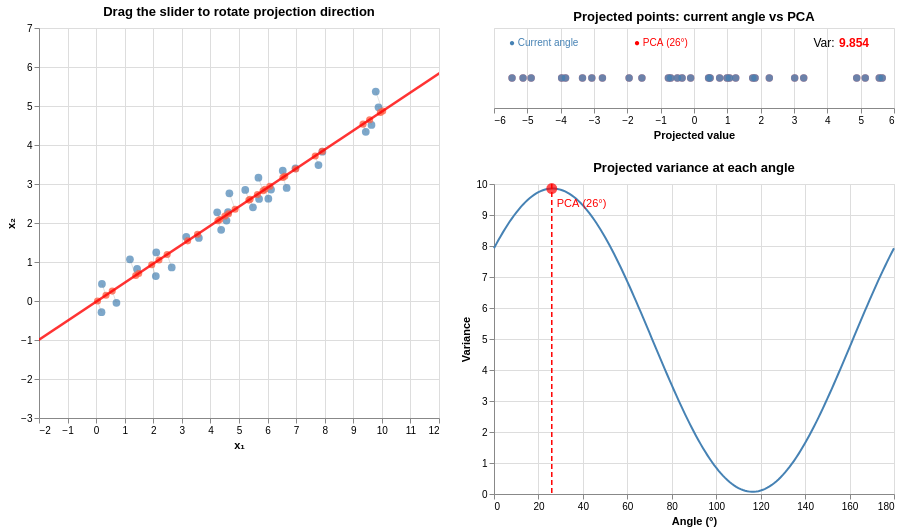

Notebook source saved alongside this figure:
### Markdown cell above
### Interactive PCA: Why This Direction?

Before comparing PCA and KPCA, let's build intuition for what PCA actually optimizes. The data below follows a linear relationship ($y \approx 0.5x + \text{noise}$), the same data we will analyze in Dataset 1.

Drag the slider to rotate the projection axis. The left panel shows original points (blue) and their projections onto the axis (orange). The right panels show the 1D projected distribution and the variance at each angle. PCA picks the angle that maximizes this variance.

### Code cell
import altair as alt
import pandas as pd

alt.data_transformers.disable_max_rows()

# Generate data
np.random.seed(0)
X_demo = np.random.uniform(0, 10, size=(30, 2))
X_demo[:, 1] = 0.5 * X_demo[:, 0] + np.random.uniform(-0.5, 0.5, 30)
X_c = X_demo - X_demo.mean(axis=0)
mu = X_demo.mean(axis=0)

# PCA solution
S = cov_matrix(X_demo)
eigvals, eigvecs = np.linalg.eigh(S)
idx_sort = np.argsort(eigvals)[::-1]
eigvals = eigvals[idx_sort]; eigvecs = eigvecs[:, idx_sort]
pca_angle = int(np.degrees(np.arctan2(eigvecs[1, 0], eigvecs[0, 0])) % 180)

# PCA projection (fixed reference)
w_pca = np.array([np.cos(np.radians(pca_angle)), np.sin(np.radians(pca_angle))])
pca_proj_vals = X_c @ w_pca

# Precompute for all angles
rows_data = []
rows_var = []
rows_line = []

for angle in range(0, 180):
    rad = np.radians(angle)
    w = np.array([np.cos(rad), np.sin(rad)])
    proj_vals = X_c @ w
    proj_pts = mu + np.outer(proj_vals, w)
    var = float(np.var(proj_vals))

    for j in range(len(X_demo)):
        rows_data.append({
            'angle': angle,
            'x_orig': float(X_demo[j, 0]), 'y_orig': float(X_demo[j, 1]),
            'x_proj': float(proj_pts[j, 0]), 'y_proj': float(proj_pts[j, 1]),
            'proj_val': float(proj_vals[j]),
            'pca_proj_val': float(pca_proj_vals[j]),
        })
    rows_var.append({'angle': angle, 'variance': var})
    for t in [-15, 15]:
        rows_line.append({
            'angle': angle,
            'x_line': float(mu[0] + t * w[0]),
            'y_line': float(mu[1] + t * w[1])
        })

# Duplicate 0 as 180
for r in [r.copy() for r in rows_data if r['angle'] == 0]:
    r['angle'] = 180; rows_data.append(r)
for r in [r.copy() for r in rows_var if r['angle'] == 0]:
    r['angle'] = 180; rows_var.append(r)
for r in [r.copy() for r in rows_line if r['angle'] == 0]:
    r['angle'] = 180; rows_line.append(r)

df_data = pd.DataFrame(rows_data)
df_var = pd.DataFrame(rows_var)
df_line = pd.DataFrame(rows_line)

# Slider
slider = alt.binding_range(min=0, max=180, step=1, name='Projection Angle (°): ')
sel = alt.selection_point(fields=['angle'], bind=slider, value=pca_angle)

# --- Left: data + projection ---
original = alt.Chart(df_data).transform_filter(sel).mark_circle(size=60, opacity=0.7).encode(
    x=alt.X('x_orig:Q', title='x\u2081', scale=alt.Scale(domain=[-2, 12])),
    y=alt.Y('y_orig:Q', title='x\u2082', scale=alt.Scale(domain=[-3, 7])),
    color=alt.value('steelblue')
)
projected = alt.Chart(df_data).transform_filter(sel).mark_circle(size=50, opacity=0.8).encode(
    x='x_proj:Q', y='y_proj:Q', color=alt.value('tomato')
)
drop = alt.Chart(df_data).transform_filter(sel).mark_rule(strokeWidth=0.8, opacity=0.3).encode(
    x='x_orig:Q', y='y_orig:Q', x2='x_proj:Q', y2='y_proj:Q', color=alt.value('gray')
)
proj_line = alt.Chart(df_line).transform_filter(sel).mark_line(
    strokeWidth=2.5, opacity=0.8, clip=True
).encode(x='x_line:Q', y='y_line:Q', color=alt.value('red'))

left = (original + projected + drop + proj_line).add_params(sel).properties(
    width=400, height=390, title='Drag the slider to rotate projection direction'
)

# --- Top right: 1D strip, same row, PCA=red, current=blue ---
strip_current = alt.Chart(df_data).transform_filter(sel).mark_circle(size=55, opacity=0.8).encode(
    x=alt.X('proj_val:Q', title='Projected value', scale=alt.Scale(domain=[-6, 6])),
    y=alt.value(50),
    color=alt.value('steelblue')
)
strip_pca = alt.Chart(df_data).transform_filter(sel).mark_circle(size=55, opacity=0.5).encode(
    x=alt.X('pca_proj_val:Q', scale=alt.Scale(domain=[-6, 6])),
    y=alt.value(50),
    color=alt.value('red')
)
# Legend labels
label_current = alt.Chart(pd.DataFrame({'t': ['● Current angle']})).mark_text(
    fontSize=10, color='steelblue', align='left'
).encode(x=alt.value(15), y=alt.value(15), text='t:N')
label_pca = alt.Chart(pd.DataFrame({'t': [f'● PCA ({pca_angle}°)']})).mark_text(
    fontSize=10, color='red', align='left'
).encode(x=alt.value(140), y=alt.value(15), text='t:N')
# Variance
var_text = alt.Chart(df_var).transform_filter(sel).mark_text(
    fontSize=12, fontWeight='bold', color='red'
).encode(x=alt.value(360), y=alt.value(15), text=alt.Text('variance:Q', format='.3f'))
var_prefix = alt.Chart(pd.DataFrame({'t': ['Var: ']})).mark_text(
    fontSize=12, color='black'
).encode(x=alt.value(330), y=alt.value(15), text='t:N')

middle = (strip_pca + strip_current + label_current + label_pca + var_text + var_prefix).properties(
    width=400, height=80, title='Projected points: current angle vs PCA'
)

# --- Bottom right: variance curve ---
var_curve = alt.Chart(df_var).mark_line(color='steelblue', strokeWidth=2).encode(
    x=alt.X('angle:Q', title='Angle (°)', scale=alt.Scale(domain=[0, 180])),
    y=alt.Y('variance:Q', title='Variance')
)
var_marker = alt.Chart(df_var).transform_filter(sel).mark_circle(size=120, color='red').encode(
    x='angle:Q', y='variance:Q'
)
pca_ref = alt.Chart(pd.DataFrame({'angle': [pca_angle]})).mark_rule(
    color='red', strokeDash=[5, 3], strokeWidth=1.5
).encode(x='angle:Q')
pca_label = alt.Chart(pd.DataFrame({
    'angle': [pca_angle], 'y': [float(max(r['variance'] for r in rows_var)) * 0.95],
    'label': [f'PCA ({pca_angle}°)']
})).mark_text(color='red', fontSize=11, align='left', dx=5).encode(
    x='angle:Q', y='y:Q', text='label:N'
)

right = (var_curve + var_marker + pca_ref + pca_label).properties(
    width=400, height=310, title='Projected variance at each angle'
)

left | (middle & right)

### Figure 1 — Vega-Lite specification as saved in the notebook (floating-point values rounded to 4 significant figures; data arrays with more than 128 entries replaced by an {"elided": "..."} marker saying what was removed)
{"config": {"view": {"continuousWidth": 300, "continuousHeight": 300}}, "hconcat": [{"layer": [{"mark": {"type": "circle", "opacity": 0.7, "size": 60}, "encoding": {"color": {"value": "steelblue"}, "x": {"field": "x_orig", "scale": {"domain": [-2, 12]}, "title": "x₁", "type": "quantitative"}, "y": {"field": "y_orig", "scale": {"domain": [-3, 7]}, "title": "x₂", "type": "quantitative"}}, "name": "view_8b78b15e47871b2f_0", "transform": [{"filter": {"param": "param_1cd4fc318680e8bb"}}]}, {"mark": {"type": "circle", "opacity": 0.8, "size": 50}, "encoding": {"color": {"value": "tomato"}, "x": {"field": "x_proj", "type": "quantitative"}, "y": {"field": "y_proj", "type": "quantitative"}}, "transform": [{"filter": {"param": "param_1cd4fc318680e8bb"}}]}, {"mark": {"type": "rule", "opacity": 0.3, "strokeWidth": 0.8}, "encoding": {"color": {"value": "gray"}, "x": {"field": "x_orig", "type": "quantitative"}, "x2": {"field": "x_proj"}, "y": {"field": "y_orig", "type": "quantitative"}, "y2": {"field": "y_proj"}}, "transform": [{"filter": {"param": "param_1cd4fc318680e8bb"}}]}, {"data": {"name": "data-815e60baed253d9a944217a59c34f119"}, "mark": {"type": "line", "clip": true, "opacity": 0.8, "strokeWidth": 2.5}, "encoding": {"color": {"value": "red"}, "x": {"field": "x_line", "type": "quantitative"}, "y": {"field": "y_line", "type": "quantitative"}}, "transform": [{"filter": {"param": "param_1cd4fc318680e8bb"}}]}], "data": {"name": "data-3b284338f9218e0962fc107faba7b152"}, "height": 390, "title": "Drag the slider to rotate projection direction", "width": 400}, {"vconcat": [{"layer": [{"mark": {"type": "circle", "opacity": 0.5, "size": 55}, "encoding": {"color": {"value": "red"}, "x": {"field": "pca_proj_val", "scale": {"domain": [-6, 6]}, "type": "quantitative"}, "y": {"value": 50}}, "transform": [{"filter": {"param": "param_1cd4fc318680e8bb"}}]}, {"mark": {"type": "circle", "opacity": 0.8, "size": 55}, "encoding": {"color": {"value": "steelblue"}, "x": {"field": "proj_val", "scale": {"domain": [-6, 6]}, "title": "Projected value", "type": "quantitative"}, "y": {"value": 50}}, "transform": [{"filter": {"param": "param_1cd4fc318680e8bb"}}]}, {"data": {"name": "data-e2b079f2838ab62eb0c2f3984c5bf44a"}, "mark": {"type": "text", "align": "left", "color": "steelblue", "fontSize": 10}, "encoding": {"text": {"field": "t", "type": "nominal"}, "x": {"value": 15}, "y": {"value": 15}}}, {"data": {"name": "data-1743ea332bd3e9e2789fb295158a8da0"}, "mark": {"type": "text", "align": "left", "color": "red", "fontSize": 10}, "encoding": {"text": {"field": "t", "type": "nominal"}, "x": {"value": 140}, "y": {"value": 15}}}, {"data": {"name": "data-862776aeb968946212a05045607e681f"}, "mark": {"type": "text", "color": "red", "fontSize": 12, "fontWeight": "bold"}, "encoding": {"text": {"field": "variance", "format": ".3f", "type": "quantitative"}, "x": {"value": 360}, "y": {"value": 15}}, "transform": [{"filter": {"param": "param_1cd4fc318680e8bb"}}]}, {"data": {"name": "data-199bcacaa823d9295aab9dc2958954c5"}, "mark": {"type": "text", "color": "black", "fontSize": 12}, "encoding": {"text": {"field": "t", "type": "nominal"}, "x": {"value": 330}, "y": {"value": 15}}}], "data": {"name": "data-3b284338f9218e0962fc107faba7b152"}, "height": 80, "title": "Projected points: current angle vs PCA", "width": 400}, {"layer": [{"mark": {"type": "line", "color": "steelblue", "strokeWidth": 2}, "encoding": {"x": {"field": "angle", "scale": {"domain": [0, 180]}, "title": "Angle (°)", "type": "quantitative"}, "y": {"field": "variance", "title": "Variance", "type": "quantitative"}}}, {"mark": {"type": "circle", "color": "red", "size": 120}, "encoding": {"x": {"field": "angle", "type": "quantitative"}, "y": {"field": "variance", "type": "quantitative"}}, "transform": [{"filter": {"param": "param_1cd4fc318680e8bb"}}]}, {"data": {"name": "data-051d11f1104e969210352f059f352eff"}, "mark": {"type": "rule", "color": "red", "strokeDash": [5, 3], "strokeWidth": 1.5}, "encoding": {"x": {"field": "angle", "type": "quantitative"}}}, {"data": {"name": "data-c74c130b7ab7e10e3bf0858a7f8e8ee4"}, "mark": {"type": "text", "align": "left", "color": "red", "dx": 5, "fontSize": 11}, "encoding": {"text": {"field": "label", "type": "nominal"}, "x": {"field": "angle", "type": "quantitative"}, "y": {"field": "y", "type": "quantitative"}}}], "data": {"name": "data-862776aeb968946212a05045607e681f"}, "height": 310, "title": "Projected variance at each angle", "width": 400}]}], "params": [{"name": "param_1cd4fc318680e8bb", "select": {"type": "point", "fields": ["angle"]}, "bind": {"input": "range", "max": 180, "min": 0, "name": "Projection Angle (°): ", "step": 1}, "value": 26, "views": ["view_8b78b15e47871b2f_0"]}], "$schema": "https://vega.github.io/schema/vega-lite/v6.1.0.json", "datasets": {"data-3b284338f9218e0962fc107faba7b152": {"elided": "5430 records"}, "data-815e60baed253d9a944217a59c34f119": {"elided": "362 records"}, "data-e2b079f2838ab62eb0c2f3984c5bf44a": [{"t": "● Current angle"}], "data-1743ea332bd3e9e2789fb295158a8da0": [{"t": "● PCA (26°)"}], "data-862776aeb968946212a05045607e681f": {"elided": "181 records"}, "data-199bcacaa823d9295aab9dc2958954c5": [{"t": "Var: "}], "data-051d11f1104e969210352f059f352eff": [{"angle": 26}], "data-c74c130b7ab7e10e3bf0858a7f8e8ee4": [{"angle": 26, "y": 9.362, "label": "PCA (26°)"}]}}
